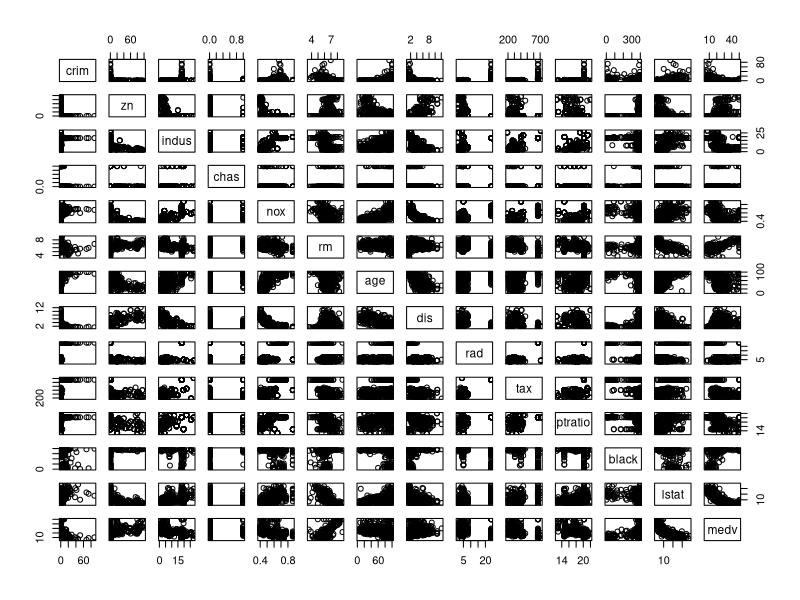
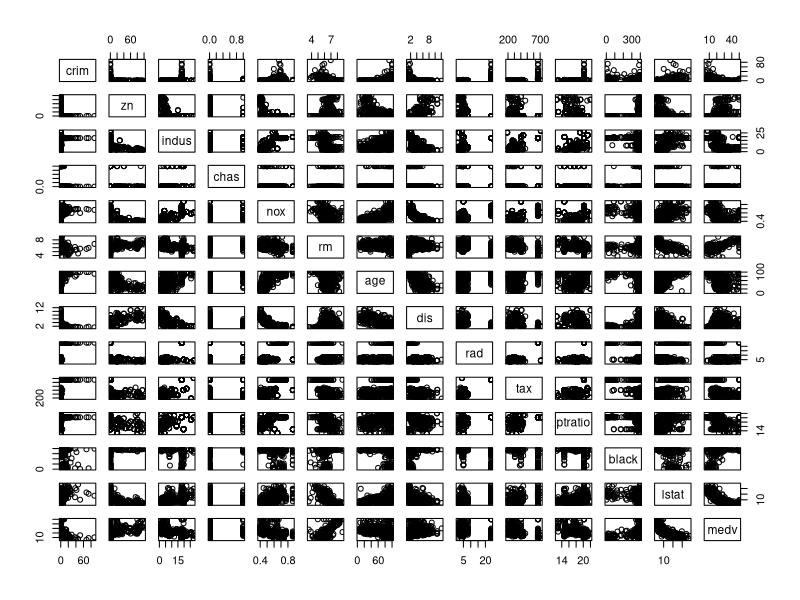
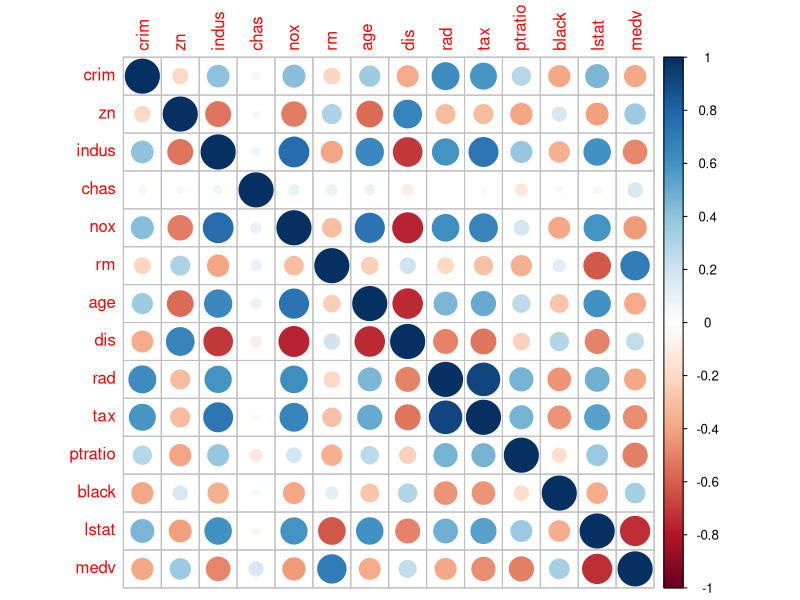
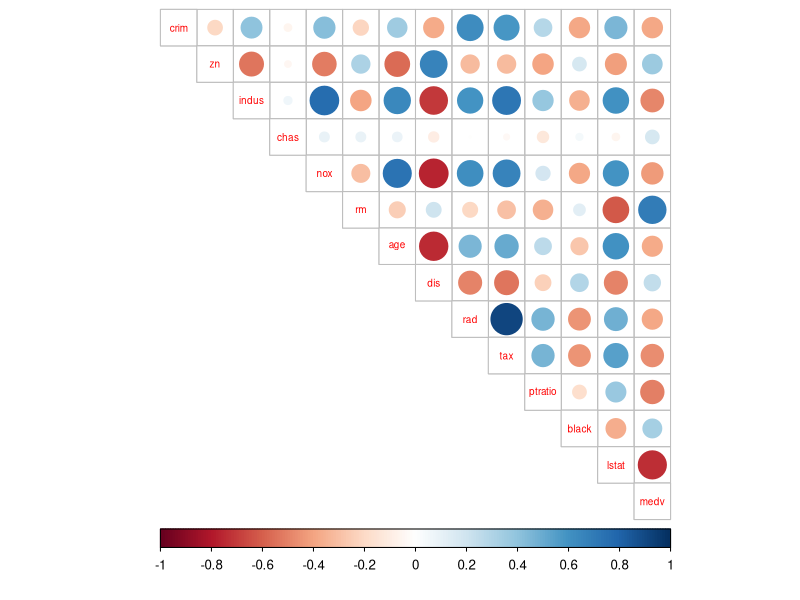
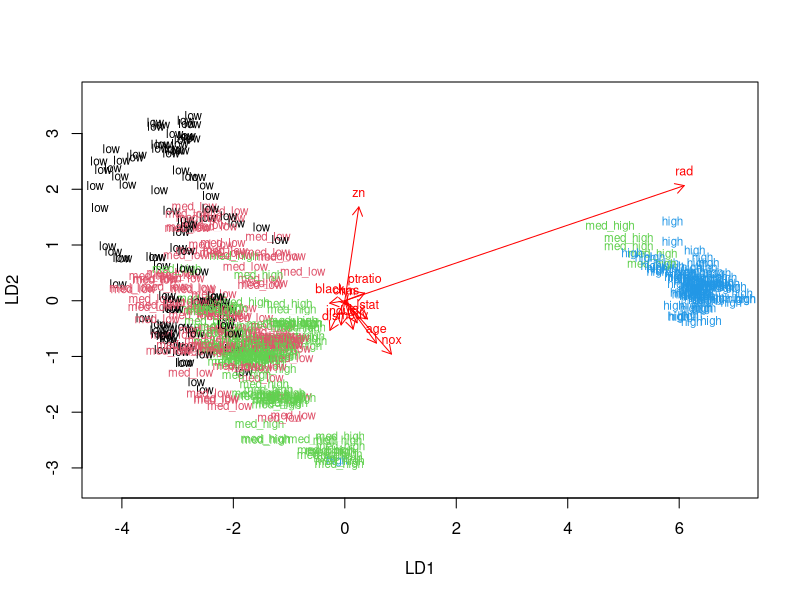
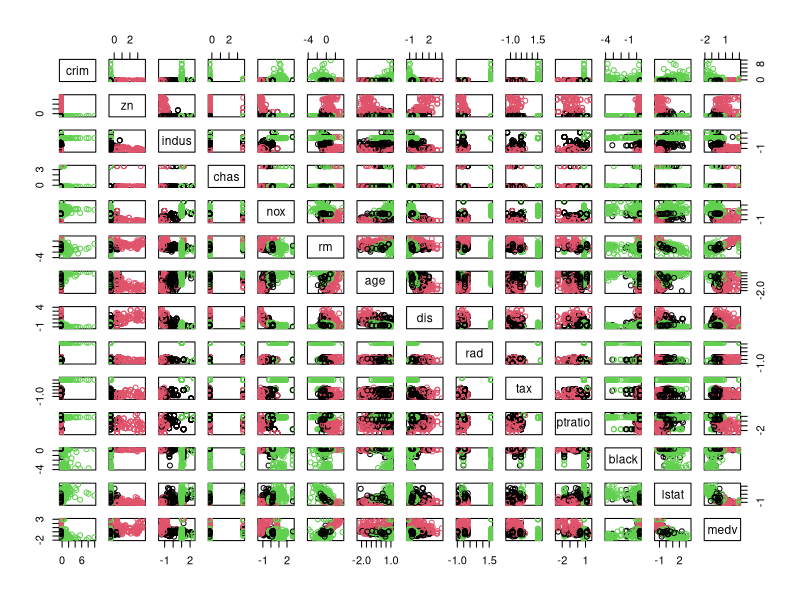

The R source for these figures, in order: (Note: this script raises an error after producing the figures.)
## ---- chunk 1
#installing libraries
library(tidyr)
library (MASS)
library(corrplot)
library(ggplot2)
## ---- chunk 2
# loading the data
data("Boston")

# exploring the dataset

str(Boston)
summary(Boston)

pairs(Boston)

## ---- chunk 3
#visual examination
pairs(Boston)

cor_matrix <- cor(Boston) 

cor_matrix %>%
  round(2)

corrplot(cor_matrix, method="circle",)

corrplot(cor_matrix, method="circle", type ="upper",cl.pos = "b", tl.pos = "d", tl.cex = 0.6)

## ---- chunk 4
# center and standardize variables
boston_scaled <- scale(Boston)

summary((boston_scaled))

boston_scaled <- as.data.frame(boston_scaled)

#the new variable
bins <- quantile(boston_scaled$crim)
bins

# create a categorical variable 'crime'
v<- c("low", "med_low", "med_high", "high")
crime <- cut(boston_scaled$crim, breaks = bins, include.lowest = TRUE, label=v)

table(crime)

# remove original crim from the dataset
boston_scaled <- dplyr::select(boston_scaled, -crim)

# add the new categorical value to scaled data
boston_scaled <- data.frame(boston_scaled, crime)

#divide the dataset

n <- nrow(boston_scaled)

# choose randomly 80% of the rows
ind <- sample(n,  size = n * 0.8)

# create train set
train <- boston_scaled[ind,]

# create test set 
test <- boston_scaled[-ind,]

# save the correct classes from test data
correct_classes <- test$crime

# remove the crime variable from test data
test <- dplyr::select(test, -crime)

## ---- chunk 5
# linear discriminant analysis
lda.fit <- lda(crime ~ ., data = train)

# print the lda.fit object
lda.fit

# the function for lda biplot arrows
lda.arrows <- function(x, myscale = 1, arrow_heads = 0.1, color = "red", tex = 0.75, choices = c(1,2)){
  heads <- coef(x)
  arrows(x0 = 0, y0 = 0, 
         x1 = myscale * heads[,choices[1]], 
         y1 = myscale * heads[,choices[2]], col=color, length = arrow_heads)
  text(myscale * heads[,choices], labels = row.names(heads), 
       cex = tex, col=color, pos=3)
}

# target classes as numeric
classes <- as.numeric(train$crime)

# plot the lda results
plot(lda.fit, dimen = 2, col = classes, pch = classes)
lda.arrows(lda.fit, myscale = 2)

## ---- chunk 6
# predict classes with test data
lda.pred <- predict(lda.fit, newdata = test)

# cross tabulate the results
table(correct = correct_classes, predicted = lda.pred$class)

## ---- chunk 7
data("Boston")
Boston <- scale(Boston)
#summary(Boston)


# euclidean distance matrix
dist_eu <- dist(Boston)

# look at the summary of the distances
summary(dist_eu)

# manhattan distance matrix
dist_man <- dist(Boston, method="manhattan")

# look at the summary of the distances
#summary(dist_eu)
summary(dist_man)



#k-means

# k-means clustering
set.seed(13)
km <- kmeans(Boston, centers =3)

#km$cluster

# plot the Boston dataset with clusters
pairs(Boston, col = km$cluster )

pairs(Boston [6:10], col = km$cluster )



set.seed(123)

# determine the number of clusters
k_max <- 10

# calculate the total within sum of squares
twcss <- sapply(1:k_max, function(k){kmeans(Boston, k)$tot.withinss})

# visualize the results
qplot(x = 1:k_max, y = twcss, geom = 'line')

# k-means clustering
km <- kmeans(Boston, centers = 2)

# plot the Boston dataset with clusters
pairs(Boston, col = km$cluster)





